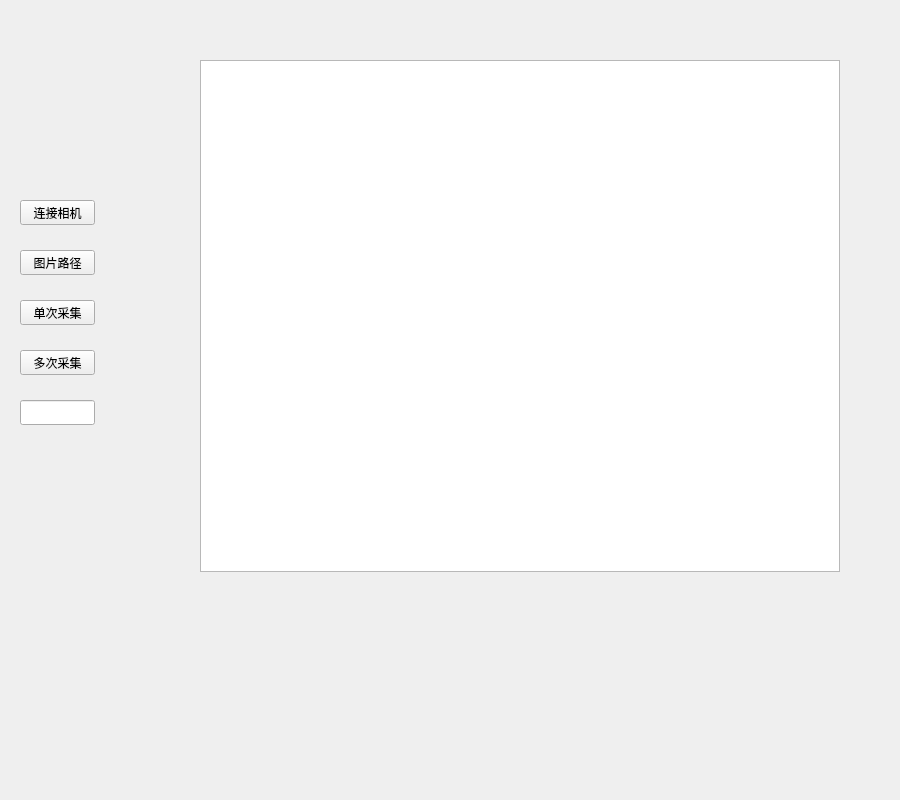
<?xml version="1.0" encoding="UTF-8"?>
<ui version="4.0">
 <class>Form</class>
 <widget class="QWidget" name="Form">
  <property name="geometry">
   <rect>
    <x>0</x>
    <y>0</y>
    <width>900</width>
    <height>800</height>
   </rect>
  </property>
  <property name="windowTitle">
   <string>Form</string>
  </property>
  <widget class="QPushButton" name="pushButton">
   <property name="geometry">
    <rect>
     <x>20</x>
     <y>200</y>
     <width>75</width>
     <height>25</height>
    </rect>
   </property>
   <property name="text">
    <string>连接相机</string>
   </property>
  </widget>
  <widget class="QPushButton" name="pushButton_3">
   <property name="geometry">
    <rect>
     <x>20</x>
     <y>300</y>
     <width>75</width>
     <height>25</height>
    </rect>
   </property>
   <property name="text">
    <string>单次采集</string>
   </property>
  </widget>
  <widget class="QGraphicsView" name="graphicsView">
   <property name="geometry">
    <rect>
     <x>200</x>
     <y>60</y>
     <width>640</width>
     <height>512</height>
    </rect>
   </property>
   <property name="minimumSize">
    <size>
     <width>640</width>
     <height>512</height>
    </size>
   </property>
   <property name="maximumSize">
    <size>
     <width>640</width>
     <height>512</height>
    </size>
   </property>
  </widget>
  <widget class="QPushButton" name="pushButton_4">
   <property name="geometry">
    <rect>
     <x>20</x>
     <y>350</y>
     <width>75</width>
     <height>25</height>
    </rect>
   </property>
   <property name="text">
    <string>多次采集</string>
   </property>
  </widget>
  <widget class="QLineEdit" name="lineEdit">
   <property name="geometry">
    <rect>
     <x>20</x>
     <y>400</y>
     <width>75</width>
     <height>25</height>
    </rect>
   </property>
  </widget>
  <widget class="QPushButton" name="pushButton_2">
   <property name="geometry">
    <rect>
     <x>20</x>
     <y>250</y>
     <width>75</width>
     <height>25</height>
    </rect>
   </property>
   <property name="text">
    <string>图片路径</string>
   </property>
  </widget>
 </widget>
 <resources/>
 <connections/>
</ui>
